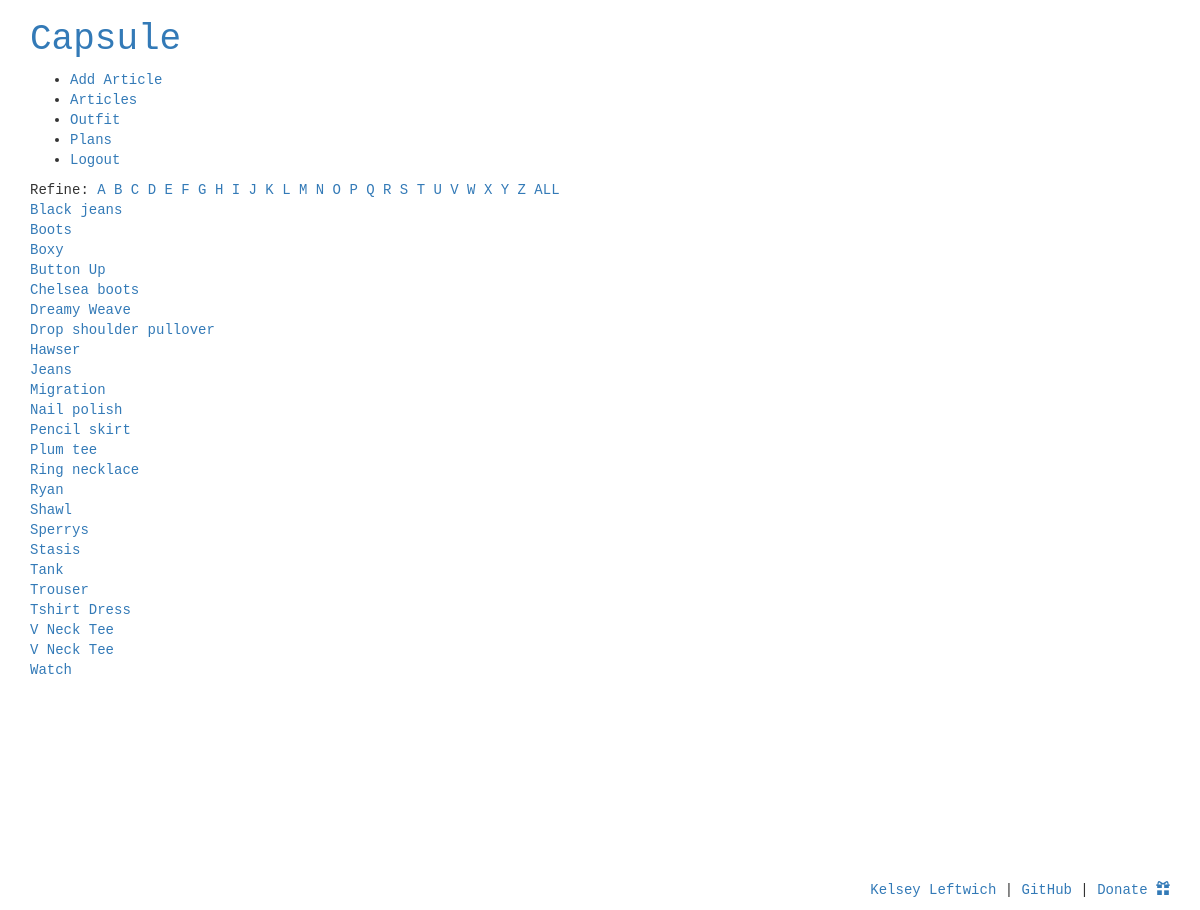
/browse/name/ (signed in), run on the app's committed database.
### grid/models.py (models this page shows, shortened)
class Article(models.Model):
	ARTICLE_TYPES = (
		('T', 'Top'),
		('B', 'Bottom'),
		('D', 'Dress'),
		('A', 'Details'),
		('O', 'Outer'),
		('S', 'Shoes'),
		)
	WEATHER_TYPES = (
		('C', 'Cool'),
		('W', 'Warm'),
		('B', 'Both'),
		)
	name = models.CharField(max_length=255)
	description = models.TextField(blank=True, null=True)
	user = models.ForeignKey(User, on_delete=models.CASCADE, null=False)
	article_type = models.CharField(max_length=1, choices=ARTICLE_TYPES, null=True)
	weather_type = models.CharField(max_length=1, choices=WEATHER_TYPES, null=True)
	image = models.ImageField(upload_to=get_image_path, null=True, blank=True)
	image_external = models.CharField(max_length=255, null=True)

### grid/views.py (the view)
@login_required
def browse_by_name(request, initial=None):
	if initial:
		articles = Article.objects.filter(name__istartswith=initial, user=request.user).order_by('name')
	else:
		articles = Article.objects.filter(user=request.user).order_by('name')
	return render(request, 'search/search.html', {
		'articles': articles,
		'initial': initial,
	})

### grid/templates/search/search.html (shortened to what this page needs)
{% extends 'base.html' %}
{% block content %}
    Refine:
	{% for letter in 'abcdefghijklmnopqrstuvwxyz' %}
		<a href="{% url 'browse_by_name' initial=letter %}"
		{% if initial == letter %}class="active"{% endif %}>
		{{ letter|upper }}
		</a>
	{% endfor %} <a href="{% url 'browse' %}">ALL</a>
	<br/>
	{% for article in articles %}
		<a href="{% url 'article_detail' article_id=article.id %}">{{article.name}}</a><br/>
	{% empty %}
		<li>No results</li>
	{% endfor %}
{% endblock content %}

### grid/static/css/style.css (style rules this page uses)
body { font-family: monospace; }

### data on the page
Article: name "Black jeans"
Article: name "Boots"
Article: name "Boxy"
Article: name "Button Up"
Article: name "Chelsea boots"
Article: name "Dreamy Weave"
Article: name "Drop shoulder pullover"
Article: name "Hawser"
Article: name "Jeans"
Article: name "Migration"
Article: name "Nail polish"
Article: name "Pencil skirt"
Article: name "Plum tee"
Article: name "Ring necklace"
Article: name "Ryan"
Article: name "Shawl"
Article: name "Sperrys"
Article: name "Stasis"
Article: name "Tank"
Article: name "Trouser"
Article: name "Tshirt Dress"
Article: name "V Neck Tee"
Article: name "V Neck Tee"
Article: name "Watch"

### other printed values
{{ letter|upper }} "A" "B" "C" "D" "E" "F" "G" "H" "I" "J" "K" "L" "M" "N" "O" "P" "Q" "R" "S" "T" "U" "V" "W" "X" "Y" "Z"
